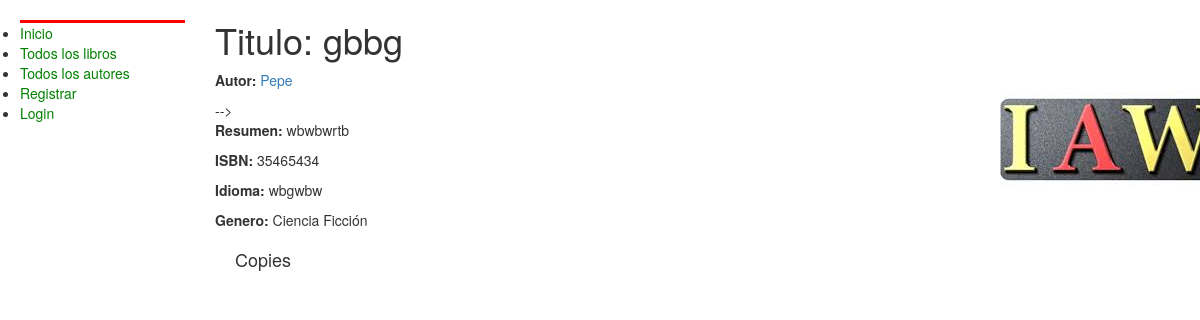
The page /libro/3 on the database its author committed.
### catalogo/models.py (models this page shows, shortened)
class Libro(models.Model):
	titulo = models.CharField(max_length=200)
	Idioma = models.CharField(max_length=8)
	genero = models.ManyToManyField(Genero, help_text="Seleccione un genero para este libro")
	ISBN = models.CharField(max_length=13)
	Fecha_Publicacion = models.DateField(null=True)
	Resumen = models.CharField(max_length=1000)
	Autor = models.ForeignKey('Autor' , on_delete=models.SET_NULL, null=True)
	Precio = models.PositiveIntegerField(default=0)

class Autor(models.Model):
	Nombre = models.CharField(max_length=60)
	Biografia = models.CharField(max_length=1000)
	Genero = models.CharField(max_length=80,) #choices=array_choice)
	def __str__(self):
		return self.Nombre

class Genero(models.Model):
	name = models.CharField(max_length=80)
	def __str__(self):
		return self.name

### catalogo/views.py (the view)
# urls.py: url(r'^libro/(?P<pk>\d+)$', views.BookDetailView.as_view(), name='libro'),
class BookDetailView(generic.DetailView):
    model = Libro
    template_name = 'catalog/detalle_libro.html'
    context_object_name = 'libro'

### catalogo/templates/catalog/detalle_libro.html (shortened to what this page needs)
{% extends "base_generic.html" %}
{% block content %}
  <h1>Titulo: {{ libro.titulo }}</h1>
  <p><strong>Autor:</strong> <a href="{% url 'detalle_autor' libro.Autor.pk %}">{{ libro.Autor }}</a></p> -->
  <p><strong>Resumen:</strong> {{ libro.Resumen }}</p>
  <p><strong>ISBN:</strong> {{ libro.ISBN }}</p>
  <p><strong>Idioma:</strong> {{ libro.Idioma }}</p>
  <p><strong>Genero:</strong> {% for genero in libro.genero.all %} {{ genero }}{% if not forloop.last %}, {% endif %}{% endfor %}</p>
 <div style="margin-left:20px;margin-top:20px">
    <h4>Copies</h4>
  </div>
{% endblock %}

### catalogo/static/catalogo/style.css (style rules this page uses)
body { background: white url("images/descarga.jpeg") no-repeat; background-position: 1000px; }

### rows shown on the page
Libro: titulo "gbbg", Autor "Pepe", Resumen "wbwbwrtb", ISBN "35465434", Idioma "wbgwbw"
Genero: name "Ciencia Ficción"
